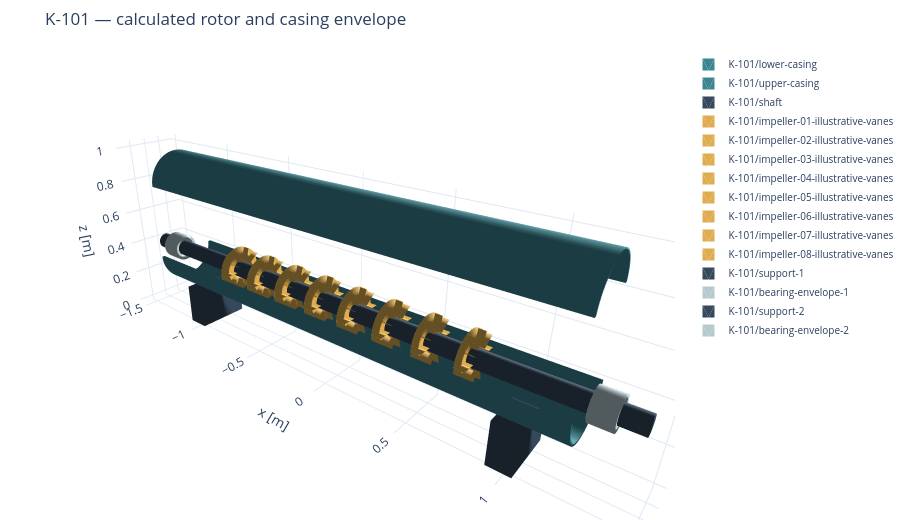

The notebook cell this image was saved under:
### Markdown cell above
## 7. Compressor cutaway driven by calculated dimensions

The shaft, impeller diameter, stage count, bearing span and casing dimensions all come from the
qualified `rotor` contract. Each illustrated impeller has ten straight vanes: blade count, angles,
diffusers and return channels are not derived by NeqSim here. The split casing is moved vertically
for an exploded view; that displacement is only a visualization operation.

This is the bridge toward a detailed colleague/vendor STL: the calculated envelope can be compared
against supplied geometry, while the detailed file supplies features that a process simulator does
not resolve. This tutorial does not reverse-engineer dimensions from a screenshot.

### Code cell
def compressor_scene(spec, exploded=True):
    scene = trimesh.Scene()
    radius = spec["casing_inner_diameter_m"] / 2
    wall = spec["casing_wall_m"]
    length = spec["casing_length_m"]
    center_z = radius + 0.22
    casing_mesh = tube_x(radius, radius + wall, length)
    lower = casing_mesh.slice_plane([0, 0, 0], [0, 0, -1], cap=False)
    upper = casing_mesh.slice_plane([0, 0, 0], [0, 0, 1], cap=False)
    lower.apply_translation([0, 0, center_z])
    upper.apply_translation([0, 0, center_z + (2.6 * radius if exploded else 0.0)])
    add_part(scene, "K-101/lower-casing", lower, colors["shell"])
    add_part(scene, "K-101/upper-casing", upper, colors["shell"])
    shaft = cylinder_x(spec["shaft_diameter_m"] / 2, length * 1.18, [0, 0, center_z])
    add_part(scene, "K-101/shaft", shaft, colors["support"])
    impeller_radius = spec["impeller_diameter_m"] / 2
    pitch = spec["bearing_span_m"] / (spec["stages"] + 1)
    positions = np.linspace(
        -spec["bearing_span_m"] / 2 + pitch, spec["bearing_span_m"] / 2 - pitch, spec["stages"]
    )
    for stage, x in enumerate(positions, start=1):
        disc = tube_x(
            spec["shaft_diameter_m"] / 2, impeller_radius, 0.06 * pitch, [x, 0, center_z]
        )
        pieces = [disc]
        hub_radius = 0.60 * spec["shaft_diameter_m"]
        blade_length = impeller_radius - hub_radius
        for angle in np.linspace(0, 2 * math.pi, 10, endpoint=False):
            blade = box_at(
                [0.22 * pitch, blade_length, 0.012 * impeller_radius],
                [x + 0.10 * pitch, hub_radius + blade_length / 2, 0],
            )
            blade.apply_transform(trimesh.transformations.rotation_matrix(angle, [1, 0, 0]))
            blade.apply_translation([0, 0, center_z])
            pieces.append(blade)
        add_part(
            scene,
            f"K-101/impeller-{stage:02d}-illustrative-vanes",
            trimesh.util.concatenate(pieces),
            colors["rotor"],
        )
    for index, x in enumerate([-0.40 * length, 0.40 * length], start=1):
        add_part(
            scene,
            f"K-101/support-{index}",
            box_at([0.12, radius * 1.8, 0.23], [x, 0, 0.115]),
            colors["support"],
        )
        bearing = tube_x(
            spec["shaft_diameter_m"] / 2,
            spec["shaft_diameter_m"] * 0.85,
            0.10,
            [x * 1.32, 0, center_z],
        )
        add_part(scene, f"K-101/bearing-envelope-{index}", bearing, colors["pipe"])
    return scene


compressor_model = compressor_scene(rotor, exploded=True)
rotor_detail = trimesh.Scene()
for name, mesh in scene_meshes(compressor_model):
    if "impeller" in name or "shaft" in name or "bearing" in name:
        color = colors["rotor"] if "impeller" in name else colors["support"]
        add_part(rotor_detail, name, mesh, color)
static_figure(
    [compressor_model, rotor_detail],
    [
        "K-101  |  exploded casing",
        f"{rotor['stages']} calculated stages  |  illustrative vanes",
    ],
    "compressor_cutaway.png",
)
compressor_view = interactive_scene(
    compressor_model, "K-101 — calculated rotor and casing envelope"
)
compressor_view.show(renderer="plotly_mimetype")

### Figure 1 — Plotly figure (JSON) as saved in the notebook; plotly's stock layout.template omitted (floating-point values rounded to 4 significant figures; data arrays with more than 128 entries replaced by an {"elided": "..."} marker saying what was removed)
{"data": [{"color": "rgb(60,134,146)", "flatshading": false, "hovertemplate": "K-101/lower-casing<br>x=%{x:.3f} m<br>y=%{y:.3f} m<br>z=%{z:.3f} m<extra></extra>", "i": {"elided": "192 int values"}, "j": {"elided": "192 int values"}, "k": {"elided": "192 int values"}, "lighting": {"ambient": 0.45, "diffuse": 0.8, "specular": 0.2}, "name": "K-101/lower-casing", "showlegend": true, "type": "mesh3d", "x": [-1.233, -1.233, 1.233, 1.233, -1.233, -1.233, 1.233, 1.233, -1.233, -1.233, 1.233, 1.233, -1.233, -1.233, 1.233, 1.233, -1.233, -1.233, 1.233, 1.233, -1.233, -1.233, 1.233, 1.233, -1.233, -1.233, 1.233, 1.233, -1.233, -1.233, 1.233, 1.233, -1.233, -1.233, 1.233, 1.233, -1.233, -1.233, 1.233, 1.233, -1.233, -1.233, 1.233, 1.233, -1.233, -1.233, 1.233, 1.233, -1.233, -1.233, 1.233, 1.233, -1.233, -1.233, 1.233, 1.233, -1.233, -1.233, 1.233, 1.233, -1.233, -1.233, 1.233, 1.233, -1.233, -1.233, 1.233, 1.233, -1.233, -1.233, 1.233, 1.233, -1.233, -1.233, 1.233, 1.233, -1.233, -1.233, 1.233, 1.233, -1.233, -1.233, 1.233, 1.233, -1.233, -1.233, 1.233, 1.233, -1.233, -1.233, 1.233, 1.233, -1.233, -1.233, 1.233, 1.233, -1.233, -1.233, 1.233, 1.233], "y": [0.0, 0.0, 0.0, 0.0, 0.02175, 0.02384, 0.02384, 0.02175, 0.04313, 0.04727, 0.04727, 0.04313, 0.06377, 0.06989, 0.06989, 0.06377, 0.08332, 0.09132, 0.09132, 0.08332, 0.1014, 0.1112, 0.1112, 0.1014, 0.1178, 0.1291, 0.1291, 0.1178, 0.1322, 0.1449, 0.1449, 0.1322, 0.1443, 0.1582, 0.1582, 0.1443, 0.154, 0.1687, 0.1687, 0.154, 0.161, 0.1764, 0.1764, 0.161, 0.1652, 0.1811, 0.1811, 0.1652, 0.1666, 0.1826, 0.1826, 0.1666, -0.1666, -0.1826, -0.1826, -0.1666, -0.1652, -0.1811, -0.1811, -0.1652, -0.161, -0.1764, -0.1764, -0.161, -0.154, -0.1687, -0.1687, -0.154, -0.1443, -0.1582, -0.1582, -0.1443, -0.1322, -0.1449, -0.1449, -0.1322, -0.1178, -0.1291, -0.1291, -0.1178, -0.1014, -0.1112, -0.1112, -0.1014, -0.08332, -0.09132, -0.09132, -0.08332, -0.06377, -0.06989, -0.06989, -0.06377, -0.04313, -0.04727, -0.04727, -0.04313, -0.02175, -0.02384, -0.02384, -0.02175], "z": [0.22, 0.204, 0.204, 0.22, 0.2214, 0.2056, 0.2056, 0.2214, 0.2257, 0.2102, 0.2102, 0.2257, 0.2327, 0.2179, 0.2179, 0.2327, 0.2423, 0.2285, 0.2285, 0.2423, 0.2544, 0.2417, 0.2417, 0.2544, 0.2688, 0.2575, 0.2575, 0.2688, 0.2852, 0.2755, 0.2755, 0.2852, 0.3033, 0.2953, 0.2953, 0.3033, 0.3229, 0.3167, 0.3167, 0.3229, 0.3435, 0.3394, 0.3394, 0.3435, 0.3649, 0.3628, 0.3628, 0.3649, 0.3866, 0.3866, 0.3866, 0.3866, 0.3866, 0.3866, 0.3866, 0.3866, 0.3649, 0.3628, 0.3628, 0.3649, 0.3435, 0.3394, 0.3394, 0.3435, 0.3229, 0.3167, 0.3167, 0.3229, 0.3033, 0.2953, 0.2953, 0.3033, 0.2852, 0.2755, 0.2755, 0.2852, 0.2688, 0.2575, 0.2575, 0.2688, 0.2544, 0.2417, 0.2417, 0.2544, 0.2423, 0.2285, 0.2285, 0.2423, 0.2327, 0.2179, 0.2179, 0.2327, 0.2257, 0.2102, 0.2102, 0.2257, 0.2214, 0.2056, 0.2056, 0.2214]}, {"color": "rgb(60,134,146)", "flatshading": false, "hovertemplate": "K-101/upper-casing<br>x=%{x:.3f} m<br>y=%{y:.3f} m<br>z=%{z:.3f} m<extra></extra>", "i": {"elided": "192 int values"}, "j": {"elided": "192 int values"}, "k": {"elided": "192 int values"}, "lighting": {"ambient": 0.45, "diffuse": 0.8, "specular": 0.2}, "name": "K-101/upper-casing", "showlegend": true, "type": "mesh3d", "x": [-1.233, -1.233, 1.233, 1.233, -1.233, -1.233, 1.233, 1.233, -1.233, -1.233, 1.233, 1.233, -1.233, -1.233, 1.233, 1.233, -1.233, -1.233, 1.233, 1.233, -1.233, -1.233, 1.233, 1.233, -1.233, -1.233, 1.233, 1.233, -1.233, -1.233, 1.233, 1.233, -1.233, -1.233, 1.233, 1.233, -1.233, -1.233, 1.233, 1.233, -1.233, -1.233, 1.233, 1.233, -1.233, -1.233, 1.233, 1.233, -1.233, -1.233, 1.233, 1.233, -1.233, -1.233, 1.233, 1.233, -1.233, -1.233, 1.233, 1.233, -1.233, -1.233, 1.233, 1.233, -1.233, -1.233, 1.233, 1.233, -1.233, -1.233, 1.233, 1.233, -1.233, -1.233, 1.233, 1.233, -1.233, -1.233, 1.233, 1.233, -1.233, -1.233, 1.233, 1.233, -1.233, -1.233, 1.233, 1.233, -1.233, -1.233, 1.233, 1.233, -1.233, -1.233, 1.233, 1.233, -1.233, -1.233, 1.233, 1.233], "y": [0.1666, 0.1826, 0.1826, 0.1666, 0.1652, 0.1811, 0.1811, 0.1652, 0.161, 0.1764, 0.1764, 0.161, 0.154, 0.1687, 0.1687, 0.154, 0.1443, 0.1582, 0.1582, 0.1443, 0.1322, 0.1449, 0.1449, 0.1322, 0.1178, 0.1291, 0.1291, 0.1178, 0.1014, 0.1112, 0.1112, 0.1014, 0.08332, 0.09132, 0.09132, 0.08332, 0.06377, 0.06989, 0.06989, 0.06377, 0.04313, 0.04727, 0.04727, 0.04313, 0.02175, 0.02384, 0.02384, 0.02175, 2.041e-17, 2.237e-17, 2.237e-17, 2.041e-17, -0.02175, -0.02384, -0.02384, -0.02175, -0.04313, -0.04727, -0.04727, -0.04313, -0.06377, -0.06989, -0.06989, -0.06377, -0.08332, -0.09132, -0.09132, -0.08332, -0.1014, -0.1112, -0.1112, -0.1014, -0.1178, -0.1291, -0.1291, -0.1178, -0.1322, -0.1449, -0.1449, -0.1322, -0.1443, -0.1582, -0.1582, -0.1443, -0.154, -0.1687, -0.1687, -0.154, -0.161, -0.1764, -0.1764, -0.161, -0.1652, -0.1811, -0.1811, -0.1652, -0.1666, -0.1826, -0.1826, -0.1666], "z": [0.8199, 0.8199, 0.8199, 0.8199, 0.8417, 0.8438, 0.8438, 0.8417, 0.863, 0.8672, 0.8672, 0.863, 0.8837, 0.8898, 0.8898, 0.8837, 0.9032, 0.9112, 0.9112, 0.9032, 0.9214, 0.9311, 0.9311, 0.9214, 0.9378, 0.9491, 0.9491, 0.9378, 0.9521, 0.9648, 0.9648, 0.9521, 0.9642, 0.9781, 0.9781, 0.9642, 0.9739, 0.9887, 0.9887, 0.9739, 0.9809, 0.9963, 0.9963, 0.9809, 0.9851, 1.001, 1.001, 0.9851, 0.9866, 1.003, 1.003, 0.9866, 0.9851, 1.001, 1.001, 0.9851, 0.9809, 0.9963, 0.9963, 0.9809, 0.9739, 0.9887, 0.9887, 0.9739, 0.9642, 0.9781, 0.9781, 0.9642, 0.9521, 0.9648, 0.9648, 0.9521, 0.9378, 0.9491, 0.9491, 0.9378, 0.9214, 0.9311, 0.9311, 0.9214, 0.9032, 0.9112, 0.9112, 0.9032, 0.8837, 0.8898, 0.8898, 0.8837, 0.863, 0.8672, 0.8672, 0.863, 0.8417, 0.8438, 0.8438, 0.8417, 0.8199, 0.8199, 0.8199, 0.8199]}, {"color": "rgb(54,72,92)", "flatshading": false, "hovertemplate": "K-101/shaft<br>x=%{x:.3f} m<br>y=%{y:.3f} m<br>z=%{z:.3f} m<extra></extra>", "i": {"elided": "192 int values"}, "j": {"elided": "192 int values"}, "k": {"elided": "192 int values"}, "lighting": {"ambient": 0.45, "diffuse": 0.8, "specular": 0.2}, "name": "K-101/shaft", "showlegend": true, "type": "mesh3d", "x": [-1.455, -1.455, 1.455, 1.455, -1.455, 1.455, -1.455, 1.455, -1.455, 1.455, -1.455, 1.455, -1.455, 1.455, -1.455, 1.455, -1.455, 1.455, -1.455, 1.455, -1.455, 1.455, -1.455, 1.455, -1.455, 1.455, -1.455, 1.455, -1.455, 1.455, -1.455, 1.455, -1.455, 1.455, -1.455, 1.455, -1.455, 1.455, -1.455, 1.455, -1.455, 1.455, -1.455, 1.455, -1.455, 1.455, -1.455, 1.455, -1.455, 1.455, -1.455, 1.455, -1.455, 1.455, -1.455, 1.455, -1.455, 1.455, -1.455, 1.455, -1.455, 1.455, -1.455, 1.455, -1.455, 1.455, -1.455, 1.455, -1.455, 1.455, -1.455, 1.455, -1.455, 1.455, -1.455, 1.455, -1.455, 1.455, -1.455, 1.455, -1.455, 1.455, -1.455, 1.455, -1.455, 1.455, -1.455, 1.455, -1.455, 1.455, -1.455, 1.455, -1.455, 1.455, -1.455, 1.455, -1.455, 1.455], "y": [0.0, 0.0, 0.0, 0.0, 0.006031, 0.006031, 0.01196, 0.01196, 0.01768, 0.01768, 0.0231, 0.0231, 0.02813, 0.02813, 0.03267, 0.03267, 0.03665, 0.03665, 0.04001, 0.04001, 0.04268, 0.04268, 0.04463, 0.04463, 0.04581, 0.04581, 0.0462, 0.0462, 0.04581, 0.04581, 0.04463, 0.04463, 0.04268, 0.04268, 0.04001, 0.04001, 0.03665, 0.03665, 0.03267, 0.03267, 0.02813, 0.02813, 0.0231, 0.0231, 0.01768, 0.01768, 0.01196, 0.01196, 0.006031, 0.006031, 5.658e-18, 5.658e-18, -0.006031, -0.006031, -0.01196, -0.01196, -0.01768, -0.01768, -0.0231, -0.0231, -0.02813, -0.02813, -0.03267, -0.03267, -0.03665, -0.03665, -0.04001, -0.04001, -0.04268, -0.04268, -0.04463, -0.04463, -0.04581, -0.04581, -0.0462, -0.0462, -0.04581, -0.04581, -0.04463, -0.04463, -0.04268, -0.04268, -0.04001, -0.04001, -0.03665, -0.03665, -0.03267, -0.03267, -0.02813, -0.02813, -0.0231, -0.0231, -0.01768, -0.01768, -0.01196, -0.01196, -0.006031, -0.006031], "z": [0.3866, 0.3404, 0.3404, 0.3866, 0.3408, 0.3408, 0.342, 0.342, 0.344, 0.344, 0.3466, 0.3466, 0.35, 0.35, 0.354, 0.354, 0.3585, 0.3585, 0.3635, 0.3635, 0.369, 0.369, 0.3747, 0.3747, 0.3806, 0.3806, 0.3866, 0.3866, 0.3927, 0.3927, 0.3986, 0.3986, 0.4043, 0.4043, 0.4097, 0.4097, 0.4148, 0.4148, 0.4193, 0.4193, 0.4233, 0.4233, 0.4267, 0.4267, 0.4293, 0.4293, 0.4313, 0.4313, 0.4324, 0.4324, 0.4328, 0.4328, 0.4324, 0.4324, 0.4313, 0.4313, 0.4293, 0.4293, 0.4267, 0.4267, 0.4233, 0.4233, 0.4193, 0.4193, 0.4148, 0.4148, 0.4097, 0.4097, 0.4043, 0.4043, 0.3986, 0.3986, 0.3927, 0.3927, 0.3866, 0.3866, 0.3806, 0.3806, 0.3747, 0.3747, 0.369, 0.369, 0.3635, 0.3635, 0.3585, 0.3585, 0.354, 0.354, 0.35, 0.35, 0.3466, 0.3466, 0.344, 0.344, 0.342, 0.342, 0.3408, 0.3408]}, {"color": "rgb(223,173,80)", "flatshading": false, "hovertemplate": "K-101/impeller-01-illustrative-vanes<br>x=%{x:.3f} m<br>y=%{y:.3f} m<br>z=%{z:.3f} m<extra></extra>", "i": {"elided": "504 int values"}, "j": {"elided": "504 int values"}, "k": {"elided": "504 int values"}, "lighting": {"ambient": 0.45, "diffuse": 0.8, "specular": 0.2}, "name": "K-101/impeller-01-illustrative-vanes", "showlegend": true, "type": "mesh3d", "x": {"elided": "272 float values"}, "y": {"elided": "272 float values"}, "z": {"elided": "272 float values"}}, {"color": "rgb(223,173,80)", "flatshading": false, "hovertemplate": "K-101/impeller-02-illustrative-vanes<br>x=%{x:.3f} m<br>y=%{y:.3f} m<br>z=%{z:.3f} m<extra></extra>", "i": {"elided": "504 int values"}, "j": {"elided": "504 int values"}, "k": {"elided": "504 int values"}, "lighting": {"ambient": 0.45, "diffuse": 0.8, "specular": 0.2}, "name": "K-101/impeller-02-illustrative-vanes", "showlegend": true, "type": "mesh3d", "x": {"elided": "272 float values"}, "y": {"elided": "272 float values"}, "z": {"elided": "272 float values"}}, {"color": "rgb(223,173,80)", "flatshading": false, "hovertemplate": "K-101/impeller-03-illustrative-vanes<br>x=%{x:.3f} m<br>y=%{y:.3f} m<br>z=%{z:.3f} m<extra></extra>", "i": {"elided": "504 int values"}, "j": {"elided": "504 int values"}, "k": {"elided": "504 int values"}, "lighting": {"ambient": 0.45, "diffuse": 0.8, "specular": 0.2}, "name": "K-101/impeller-03-illustrative-vanes", "showlegend": true, "type": "mesh3d", "x": {"elided": "272 float values"}, "y": {"elided": "272 float values"}, "z": {"elided": "272 float values"}}, {"color": "rgb(223,173,80)", "flatshading": false, "hovertemplate": "K-101/impeller-04-illustrative-vanes<br>x=%{x:.3f} m<br>y=%{y:.3f} m<br>z=%{z:.3f} m<extra></extra>", "i": {"elided": "504 int values"}, "j": {"elided": "504 int values"}, "k": {"elided": "504 int values"}, "lighting": {"ambient": 0.45, "diffuse": 0.8, "specular": 0.2}, "name": "K-101/impeller-04-illustrative-vanes", "showlegend": true, "type": "mesh3d", "x": {"elided": "272 float values"}, "y": {"elided": "272 float values"}, "z": {"elided": "272 float values"}}, {"color": "rgb(223,173,80)", "flatshading": false, "hovertemplate": "K-101/impeller-05-illustrative-vanes<br>x=%{x:.3f} m<br>y=%{y:.3f} m<br>z=%{z:.3f} m<extra></extra>", "i": {"elided": "504 int values"}, "j": {"elided": "504 int values"}, "k": {"elided": "504 int values"}, "lighting": {"ambient": 0.45, "diffuse": 0.8, "specular": 0.2}, "name": "K-101/impeller-05-illustrative-vanes", "showlegend": true, "type": "mesh3d", "x": {"elided": "272 float values"}, "y": {"elided": "272 float values"}, "z": {"elided": "272 float values"}}, {"color": "rgb(223,173,80)", "flatshading": false, "hovertemplate": "K-101/impeller-06-illustrative-vanes<br>x=%{x:.3f} m<br>y=%{y:.3f} m<br>z=%{z:.3f} m<extra></extra>", "i": {"elided": "504 int values"}, "j": {"elided": "504 int values"}, "k": {"elided": "504 int values"}, "lighting": {"ambient": 0.45, "diffuse": 0.8, "specular": 0.2}, "name": "K-101/impeller-06-illustrative-vanes", "showlegend": true, "type": "mesh3d", "x": {"elided": "272 float values"}, "y": {"elided": "272 float values"}, "z": {"elided": "272 float values"}}, {"color": "rgb(223,173,80)", "flatshading": false, "hovertemplate": "K-101/impeller-07-illustrative-vanes<br>x=%{x:.3f} m<br>y=%{y:.3f} m<br>z=%{z:.3f} m<extra></extra>", "i": {"elided": "504 int values"}, "j": {"elided": "504 int values"}, "k": {"elided": "504 int values"}, "lighting": {"ambient": 0.45, "diffuse": 0.8, "specular": 0.2}, "name": "K-101/impeller-07-illustrative-vanes", "showlegend": true, "type": "mesh3d", "x": {"elided": "272 float values"}, "y": {"elided": "272 float values"}, "z": {"elided": "272 float values"}}, {"color": "rgb(223,173,80)", "flatshading": false, "hovertemplate": "K-101/impeller-08-illustrative-vanes<br>x=%{x:.3f} m<br>y=%{y:.3f} m<br>z=%{z:.3f} m<extra></extra>", "i": {"elided": "504 int values"}, "j": {"elided": "504 int values"}, "k": {"elided": "504 int values"}, "lighting": {"ambient": 0.45, "diffuse": 0.8, "specular": 0.2}, "name": "K-101/impeller-08-illustrative-vanes", "showlegend": true, "type": "mesh3d", "x": {"elided": "272 float values"}, "y": {"elided": "272 float values"}, "z": {"elided": "272 float values"}}, {"color": "rgb(54,72,92)", "flatshading": false, "hovertemplate": "K-101/support-1<br>x=%{x:.3f} m<br>y=%{y:.3f} m<br>z=%{z:.3f} m<extra></extra>", "i": [1, 4, 0, 2, 1, 5, 5, 3, 6, 2, 6, 7], "j": [3, 1, 3, 4, 7, 1, 7, 7, 4, 7, 5, 5], "k": [0, 0, 2, 0, 3, 4, 1, 2, 2, 6, 4, 6], "lighting": {"ambient": 0.45, "diffuse": 0.8, "specular": 0.2}, "name": "K-101/support-1", "showlegend": true, "type": "mesh3d", "x": [-1.047, -1.047, -1.047, -1.047, -0.9265, -0.9265, -0.9265, -0.9265], "y": [-0.15, -0.15, 0.15, 0.15, -0.15, -0.15, 0.15, 0.15], "z": [0.0, 0.23, 0.0, 0.23, 0.0, 0.23, 0.0, 0.23]}, {"color": "rgb(181,201,207)", "flatshading": false, "hovertemplate": "K-101/bearing-envelope-1<br>x=%{x:.3f} m<br>y=%{y:.3f} m<br>z=%{z:.3f} m<extra></extra>", "i": {"elided": "384 int values"}, "j": {"elided": "384 int values"}, "k": {"elided": "384 int values"}, "lighting": {"ambient": 0.45, "diffuse": 0.8, "specular": 0.2}, "name": "K-101/bearing-envelope-1", "showlegend": true, "type": "mesh3d", "x": {"elided": "192 float values"}, "y": {"elided": "192 float values"}, "z": {"elided": "192 float values"}}, {"color": "rgb(54,72,92)", "flatshading": false, "hovertemplate": "K-101/support-2<br>x=%{x:.3f} m<br>y=%{y:.3f} m<br>z=%{z:.3f} m<extra></extra>", "i": [1, 4, 0, 2, 1, 5, 5, 3, 6, 2, 6, 7], "j": [3, 1, 3, 4, 7, 1, 7, 7, 4, 7, 5, 5], "k": [0, 0, 2, 0, 3, 4, 1, 2, 2, 6, 4, 6], "lighting": {"ambient": 0.45, "diffuse": 0.8, "specular": 0.2}, "name": "K-101/support-2", "showlegend": true, "type": "mesh3d", "x": [0.9265, 0.9265, 0.9265, 0.9265, 1.047, 1.047, 1.047, 1.047], "y": [-0.15, -0.15, 0.15, 0.15, -0.15, -0.15, 0.15, 0.15], "z": [0.0, 0.23, 0.0, 0.23, 0.0, 0.23, 0.0, 0.23]}, {"color": "rgb(181,201,207)", "flatshading": false, "hovertemplate": "K-101/bearing-envelope-2<br>x=%{x:.3f} m<br>y=%{y:.3f} m<br>z=%{z:.3f} m<extra></extra>", "i": {"elided": "384 int values"}, "j": {"elided": "384 int values"}, "k": {"elided": "384 int values"}, "lighting": {"ambient": 0.45, "diffuse": 0.8, "specular": 0.2}, "name": "K-101/bearing-envelope-2", "showlegend": true, "type": "mesh3d", "x": {"elided": "192 float values"}, "y": {"elided": "192 float values"}, "z": {"elided": "192 float values"}}], "layout": {"height": 520, "legend": {"font": {"size": 10}}, "margin": {"b": 0, "l": 0, "r": 0, "t": 50}, "scene": {"aspectmode": "data", "camera": {"eye": {"x": 1.5, "y": -1.8, "z": 1.1}}, "xaxis": {"title": {"text": "x [m]"}}, "yaxis": {"title": {"text": "y [m]"}}, "zaxis": {"title": {"text": "z [m]"}}}, "title": {"text": "K-101 — calculated rotor and casing envelope"}}}
